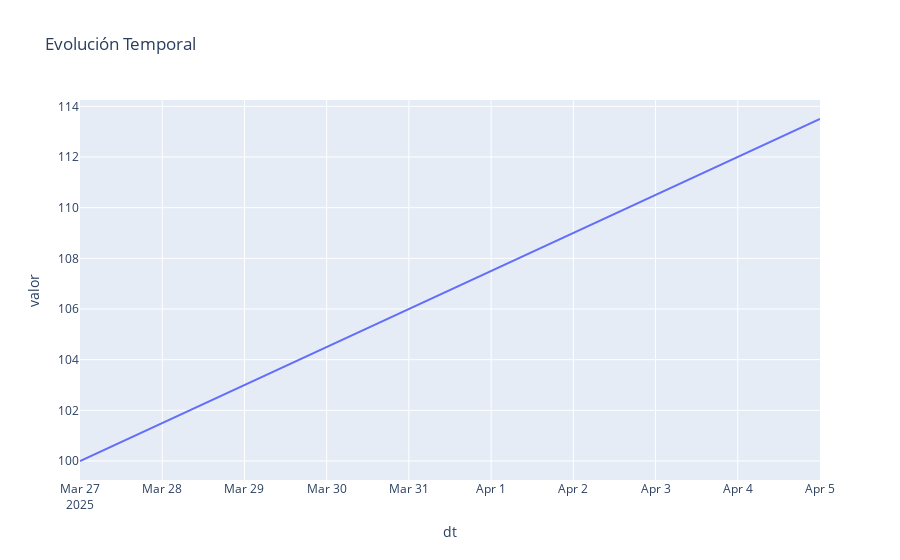

Notebook cell for this chart:
### Markdown cell above
# 10.	En trial.ipynb: cargar los datos, transformar 'dt', crear un gráfico interactivo con Plotly y exportarlo como HTML a results/.

### Code cell
import pandas as pd
import plotly.express as px
import os
import webbrowser

# Cargar datos
df = pd.read_csv("../data/datos_mock.csv", delimiter=";")
df["dt"] = pd.to_datetime(df["dt"], dayfirst=True)  # ← ¡Esto elimina el warning!
df["year"] = df["dt"].dt.year

# Crear gráfico
fig = px.line(df, x="dt", y="valor", title="Evolución Temporal")


fig.show()

# Exportar como HTML
output_path = "../results/grafico_interactivo.html"
fig.write_html(output_path)

# Abrir el HTML en el navegador
absolute_path = os.path.abspath(output_path)
webbrowser.open(f"file://{absolute_path}")

### Figure 1 — Plotly figure (JSON) as saved in the notebook; plotly's stock layout.template omitted (floating-point values rounded to 4 significant figures)
{"data": [{"hovertemplate": "dt=%{x}<br>valor=%{y}<extra></extra>", "legendgroup": "", "line": {"color": "#636efa", "dash": "solid"}, "marker": {"symbol": "circle"}, "mode": "lines", "name": "", "orientation": "v", "showlegend": false, "type": "scatter", "x": ["2025-03-27T00:00:00.000000000", "2025-03-28T00:00:00.000000000", "2025-03-29T00:00:00.000000000", "2025-03-30T00:00:00.000000000", "2025-03-31T00:00:00.000000000", "2025-04-01T00:00:00.000000000", "2025-04-02T00:00:00.000000000", "2025-04-03T00:00:00.000000000", "2025-04-04T00:00:00.000000000", "2025-04-05T00:00:00.000000000"], "xaxis": "x", "y": [100.0, 101.5, 103.0, 104.5, 106.0, 107.5, 109.0, 110.5, 112.0, 113.5], "yaxis": "y"}], "layout": {"legend": {"tracegroupgap": 0}, "title": {"text": "Evolución Temporal"}, "xaxis": {"anchor": "y", "domain": [0, 1], "title": {"text": "dt"}}, "yaxis": {"anchor": "x", "domain": [0, 1], "title": {"text": "valor"}}}}
